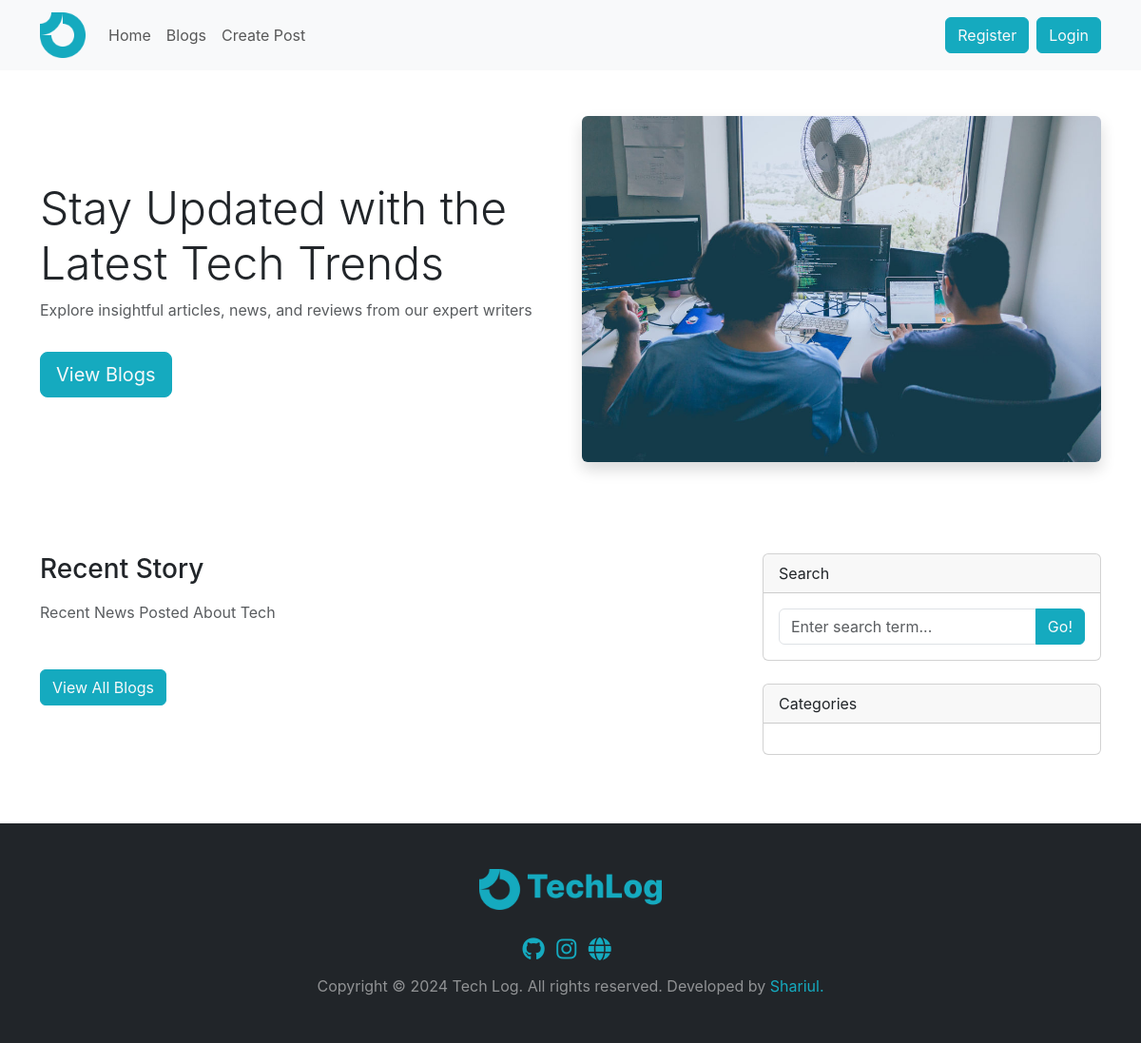
Before: / with the older database file.
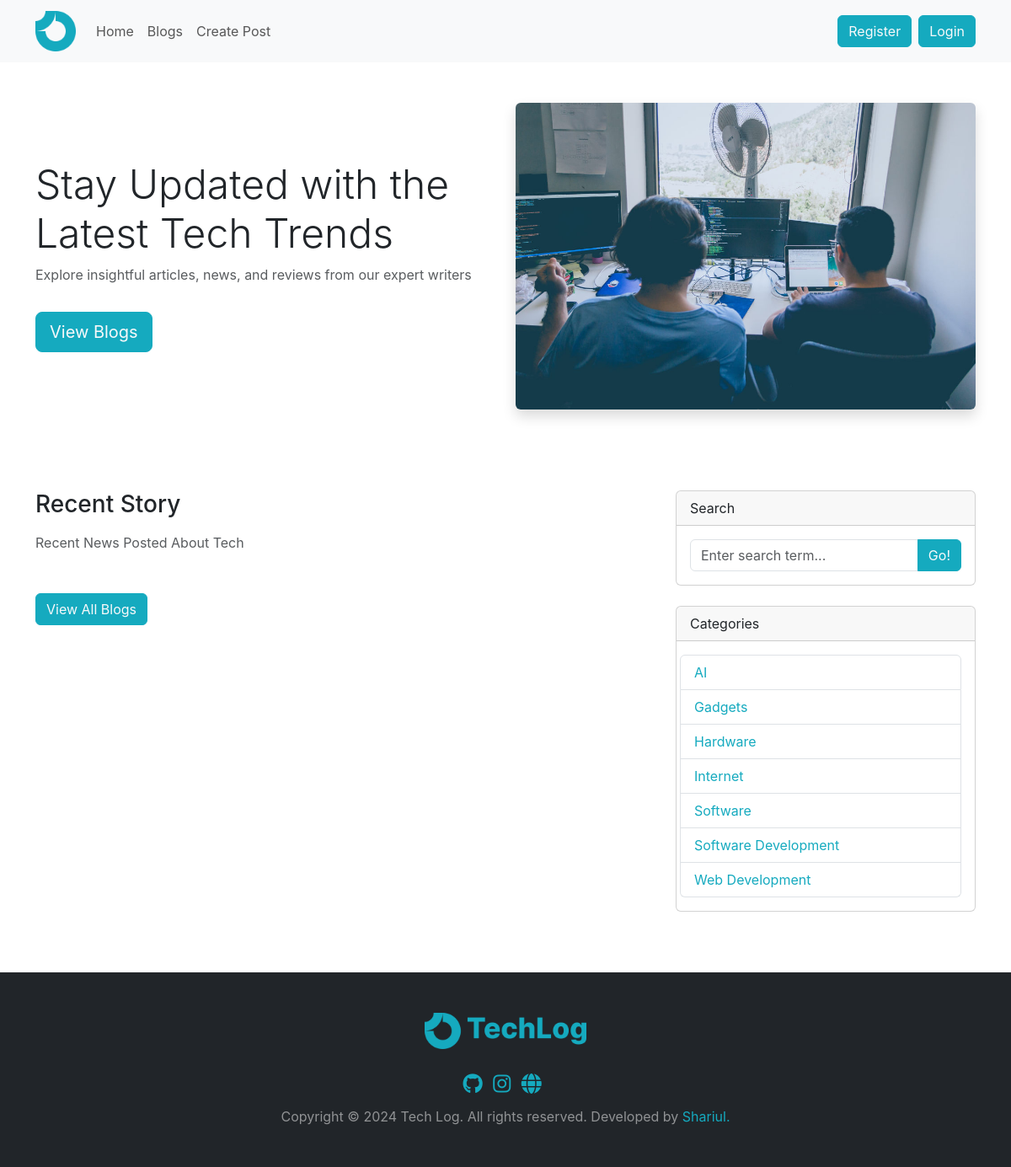
After: the same page with the newer database file.
### tables this page shows
CREATE TABLE categories(
  categoryId INT AUTO_INCREMENT UNIQUE,
  category VARCHAR(50) UNIQUE NOT NULL,
  createdAt TIMESTAMP DEFAULT CURRENT_TIMESTAMP,
  PRIMARY KEY(categoryId)
);

### App/Controllers/IndexController.php (called while the page is built, shortened)
<?php
class IndexController {
  protected $db;
  public function __construct() {
    $dbConfig = require basePath("config/dbConfig.php");
    $this->db = new Database($dbConfig);
  }
  public function getIndex() {
    $postQueryCols = "posts.*, users.userId, users.firstName, users.lastName, categories.categoryId, categories.category";
    $postQuery = "SELECT {$postQueryCols} FROM posts";
    $postQuery .= " LEFT JOIN users ON posts.postAuthorId = users.userId";
    $postQuery .= " LEFT JOIN categories ON posts.postCategoryId = categories.categoryId";
    $postQuery .= " ORDER BY posts.createdAt DESC LIMIT 6;";
    $posts = $this->db->query($postQuery)->fetchAll();
    $categoryQuery = "SELECT * FROM categories ORDER BY category ASC;";
    $categories = $this->db->query($categoryQuery)->fetchAll();
    loadView("index", [
      "posts"      => $posts,
      "categories" => $categories,
    ]);
  }
}
?>

### public/index.php (called while the page is built, shortened)
<?php
require "../functions.php";
$router = new Router();
$uri = parse_url($_SERVER["REQUEST_URI"], PHP_URL_PATH);
$router->route($uri);
?>

### config/dbConfig.php (called while the page is built)
<?php
$dbConfig["host"] = "localhost";
$dbConfig["port"] = "3306";
$dbConfig["database"] = "blog_php";
$dbConfig["user"] = "root";
$dbConfig["password"] = "";
return $dbConfig;
?>

### Framework/Database.php (called while the page is built, shortened)
<?php
class Database {
  public $connection;
  public function __construct($dbConfig) {
    $dbConfig = array_change_key_case($dbConfig, CASE_UPPER);
    $dsn = "mysql:host={$dbConfig['HOST']};port={$dbConfig['PORT']};dbname={$dbConfig['DATABASE']};charset=utf8";
    $options = [
      PDO::ATTR_ERRMODE => PDO::ERRMODE_EXCEPTION,
      PDO::ATTR_DEFAULT_FETCH_MODE => PDO::FETCH_ASSOC,
    ];
    try {
      $this->connection = new PDO($dsn, $dbConfig['USER'], $dbConfig['PASSWORD'], $options);
    } catch (PDOException $err) {
      throw new Exception("Database Connection failed! {$err->getMessage()}");
    }
  }
  public function query($query, $params = []) {
    try {
      $stmt = $this->connection->prepare($query);
      $stmt->execute($params);
      return $stmt;
    } catch (PDOException $err) {
      throw new Exception("Database Query failed! {$err->getMessage()}");
    }
  }
}
?>

### App/Views/index.view.php (the view, shortened to what this page needs)
<?php loadPartial("head");?>
<?php loadPartial("navbar");?>
<main class="main">
  <header class="container header py-5">
    <div class="row">
      <div class="col-md-6 d-flex flex-column justify-content-center py-4">
        <h1 class="display-5">
          Stay Updated with the <br />
          Latest Tech Trends
        </h1>
        <p class="mb-3 pb-3 text-muted">
          Explore insightful articles, news, and reviews from our expert
          writers
        </p>
        <a href="/blog" class="align-self-start btn btn-lg btn-primary text-light">View Blogs</a>
      </div>
      <div class="col-md-6">
        <img src="img/hero.3668c81f.jpg" alt="two people programming" class="img-fluid rounded shadow" />
      </div>
    </div>
  </header>
  <section class="container py-5">
    <div class="row">
      <div class="col-lg-8 col-md-12 pe-5">
        <h3 class="mb-3">Recent Story</h3>
        <p class="mb-5 text-muted">Recent News Posted About Tech</p>
        <a href="/blog" class="btn btn-primary text-light">View All Blogs</a>
      </div>
      <div class="col-lg-4 col-md-12">
        <div class="card mb-4">
          <div class="card-header">Search</div>
          <div class="card-body">
            <div class="input-group">
              <input class="form-control" type="text" placeholder="Enter search term..."
                aria-label="Enter search term..." aria-describedby="button-search" />
              <button class="btn btn-primary text-light" id="button-search" type="button">
                Go!
              </button>
            </div>
          </div>
        </div>
        <div class="card mb-4">
          <div class="card-header">Categories</div>
          <div class="card-body">
            <div class="row">
              <ul class="list-group mb-0">
                <?php foreach ($categories as $category): ?>
                <li class="list-group-item"><a
                    href="/blog?categoryId=<?=$category['categoryId']?>"><?=$category['category']?></a></li>
                <?php endforeach;?>
              </ul>
            </div>
          </div>
        </div>
      </div>
    </div>
  </section>
</main>
<?php loadPartial("footer");?>
<?php loadPartial("end");?>

### Framework/Router.php (shortened to what this page needs)
<?php
class Router {
  protected $routes = [];
  public function registerRoute($method, $uri, $action, $middleware = []) {
    list($controller, $controllerMethod) = explode('@', $action);
    $this->routes[] = [
      'method'           => $method,
      'uri'              => $uri,
      'controller'       => $controller,
      'controllerMethod' => $controllerMethod,
      'middleware'       => $middleware,
    ];
  }
  public function route($uri) {
    $requestMethod = $_SERVER['REQUEST_METHOD'];
    foreach ($this->routes as $route) {
      $uriSegments = explode('/', trim($uri, '/'));
      $routeSegments = explode('/', trim($route['uri'], '/'));
      if (count($uriSegments) === count($routeSegments) && strtoupper($route['method'] === $requestMethod)) {
        $params = [];
        $match = true;
        if ($match) {
          $controllerMethod = $route['controllerMethod'];
          $controllerInstance = new $controller();
          $controllerInstance->$controllerMethod($params);
          return;
        }
      }
    }
  }
}
?>

### functions.php (shortened to what this page needs)
<?php
function basePath($path = "") {
  return __DIR__ . "/" . $path;
}
function loadView($viewFile, $data = []) {
  $filePath = basePath("App/Views/{$viewFile}.view.php");
  if (file_exists($filePath)) {
    extract($data);
    require $filePath;
  } else {
    echo "File {$viewFile} does not exist.";
  }
}
function loadPartial($partialFile, $data = []) {
  $filePath = basePath("App/Views/partials/{$partialFile}.php");
  if (file_exists($filePath)) {
    extract($data);
    require $filePath;
  } else {
    echo "File {$partialFile} does not exist.";
  }
}
?>

### App/Views/partials/head.php (shortened to what this page needs)
<!doctype html>
<html lang="en">
  <head>
    <link rel="stylesheet" href="/css/style.5e01e463.css" />
  </head>
  <body>

### App/Views/partials/navbar.php (shortened to what this page needs)
<nav class="bg-body-tertiary navbar navbar-expand-lg sticky-top">
  <div class="container">
    <a class="navbar-brand" href="/">
      <img src="/img/logo.3a251448.png" alt="logo of tech log" width="48" />
    </a>
    <div class="collapse navbar-collapse" id="navbarText">
      <ul class="mb-2 mb-lg-0 me-auto navbar-nav">
        <li class="nav-item">
          <a class="nav-link" aria-current="page" href="/">Home</a>
        </li>
        <li class="nav-item">
          <a class="nav-link" href="/blog">Blogs</a>
        </li>
        <li class="nav-item">
          <a class="nav-link" href="/blog/create">Create Post</a>
        </li>
      </ul>
      <?php if (empty(Session::get("user"))): ?>
      <a href="/register" class="btn btn-primary me-2 text-light">Register</a>
      <a href="/login" class="btn btn-primary text-light">Login</a>
      <?php else: ?>
      <p class="mt-3 me-3">Logged In as <a href="#"><?=Session::get("user")['firstName']?></a></p>
      <a href="/logout" class="btn btn-primary text-light">Logout</a>
      <?php endif;?>
    </div>
  </div>
</nav>

### App/Views/partials/footer.php
<footer class="bg-dark py-5">
  <div class="container text-center">
    <img src="/img/logo-h.4bbf121b.png" class="img-fluid mb-4" width="192" alt="logo of tech log" />
    <div class="mb-2 text-center">
      <a href="https://github.com/shariult" target="_blank" class="fs-4 me-2"><i
          class="fa-brands fa-github social__icon"></i></a>
      <a href="#" target="_blank" class="fs-4 me-2"><i class="fa-brands fa-instagram social__icon"></i></a>
      <a href="https://shariul.com" target="_blank" class="fs-4 me-2"><i class="fa-globe fa-solid social__icon"></i></a>
    </div>
    <p class="m-0 text-center text-white-50">
      Copyright &copy; 2024 Tech Log. All rights reserved. Developed by
      <a href="https://shariul.com" target="_blank">Shariul.</a>
    </p>
  </div>
</footer>

### App/Views/partials/end.php (shortened to what this page needs)
</body>
</html>

Changed rows visible on the page:
added categories: category "AI"
added categories: category "Gadgets"
added categories: category "Hardware"
added categories: category "Internet"
added categories: category "Software"
added categories: category "Software Development"
added categories: category "Web Development"
